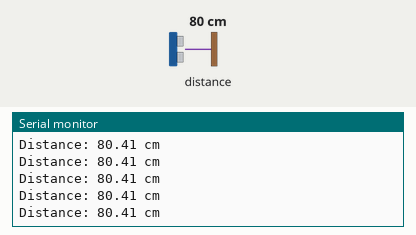
This sketch was run on a simulated ESP8266 (NodeMCU). Shown: the last lines printed to the serial monitor. Wiring (inferred from the names in the program): ultrasonic range finder: trigger D2; echo D3. The inputs (shaded band) are chosen by the test bench; at power-on: distance to the obstacle 80 cm. The echo pulse lasts 58.3 µs per cm.

Above: at 1.2 s.
1.3 s: distance to the obstacle set to 2 cm
At 1.39 s:
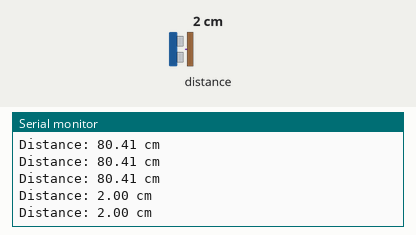
2.8 s: distance to the obstacle set to 4 cm
At 2.83 s:
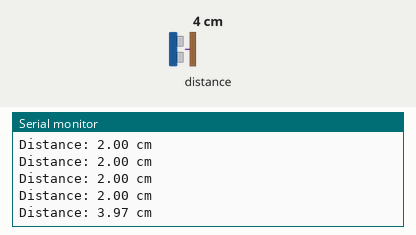
Timing chart, 0 to 5.8 s (numbered marks = the images above; inputs shaded):
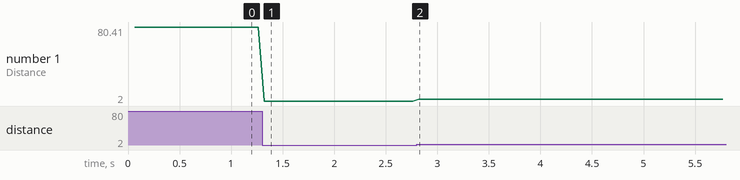

The sketch:

ultrasonicread.ino
```cpp
/*
 * ultrasonicread.ino
 *
 * Reads distance from an HC-SR04 ultrasonic sensor and prints distance in cm.
 * If the measured distance exceeds MAX_DIST_CM, it prints "Out of range".
 *
 * Author: Bill Turbadrakh
 * Created: 2025-04-10
 * Modified: 2025-04-15
 */

// === Pin Definitions ===
const int PIN_TRIG = D2;
const int PIN_ECHO = D3;

// === Constants ===
const unsigned int MAX_DIST_CM = 400;             // Maximum reliable range in cm
const unsigned int MAX_PULSE_WIDTH_US = 23200;    // Based on max range
const unsigned long MEASUREMENT_INTERVAL_MS = 60; // Minimum interval between pings

// === Global Timing Variable ===
unsigned long g_last_measurement_time_ms = 0;

// === Function Prototypes ===
float ping_cm();

void setup() {
  Serial.begin(115200);  // Updated baud rate as required
  pinMode(PIN_TRIG, OUTPUT);
  pinMode(PIN_ECHO, INPUT);
  digitalWrite(PIN_TRIG, LOW);
}

void loop() {
  unsigned long current_time_ms = millis();

  if (current_time_ms - g_last_measurement_time_ms >= MEASUREMENT_INTERVAL_MS) {
    float distance_cm = ping_cm();

    if (distance_cm < 0) {
      Serial.println(F("Out of range"));
    } else {
      Serial.print(F("Distance: "));
      Serial.print(distance_cm);
      Serial.println(F(" cm"));
    }

    g_last_measurement_time_ms = current_time_ms;
  }
}

// === ping_cm()
// Triggers the sensor and returns distance in cm.
// Returns -1.0 if pulse width exceeds MAX_PULSE_WIDTH_US
float ping_cm() {
  // Send 10us pulse to trigger
  digitalWrite(PIN_TRIG, HIGH);
  delayMicroseconds(10);
  digitalWrite(PIN_TRIG, LOW);

  // Wait for echo start
  while (digitalRead(PIN_ECHO) == LOW);

  unsigned long t1_us = micros();

  // Wait for echo end
  while (digitalRead(PIN_ECHO) == HIGH);

  unsigned long t2_us = micros();
  unsigned long pulse_width_us = t2_us - t1_us;

  if (pulse_width_us > MAX_PULSE_WIDTH_US) {
    return -1.0; // Out of range
  }

  float distance_cm = pulse_width_us / 58.0;
  return distance_cm;
}
```

Measured:
- after the input at 1.3 s, the serial monitor: prints a new line at once (image 1)
- after the input at 2.8 s, the serial monitor: prints a new line at once (image 2)
- plotted number 1: 80.41 → 2 after the input at 1.3 s, 2 → 3.97 after the input at 2.8 s
